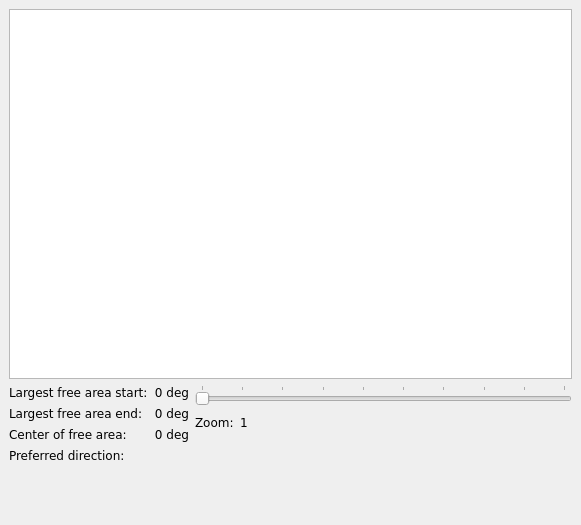
   <widget class="QDockWidget" name="dockLaser" >
    <property name="geometry" >
     <rect>
      <x>400</x>
      <y>0</y>
      <width>581</width>
      <height>525</height>
     </rect>
    </property>
    <property name="windowTitle" >
     <string>Laser</string>
    </property>
    <widget class="QWidget" name="dockWidgetContents" >
     <layout class="QGridLayout" name="gridLayout_15" >
      <item row="0" column="0" >
       <layout class="QVBoxLayout" name="verticalLayout_10" >
        <item>
         <widget class="QGraphicsView" name="graphicsViewLaser_2" >
          <property name="sizePolicy" >
           <sizepolicy vsizetype="MinimumExpanding" hsizetype="MinimumExpanding" >
            <horstretch>0</horstretch>
            <verstretch>0</verstretch>
           </sizepolicy>
          </property>
          <property name="minimumSize" >
           <size>
            <width>370</width>
            <height>370</height>
           </size>
          </property>
          <property name="font" >
           <font>
            <family>Verdana</family>
           </font>
          </property>
          <property name="cursor" stdset="0" >
           <cursorShape>OpenHandCursor</cursorShape>
          </property>
          <property name="mouseTracking" >
           <bool>true</bool>
          </property>
          <property name="statusTip" >
           <string>Robot can be dragged with the mouse!</string>
          </property>
          <property name="alignment" >
           <set>Qt::AlignLeading|Qt::AlignLeft|Qt::AlignTop</set>
          </property>
          <property name="dragMode" >
           <enum>QGraphicsView::ScrollHandDrag</enum>
          </property>
         </widget>
        </item>
        <item>
         <layout class="QGridLayout" name="gridLayout_12" >
          <item row="0" column="0" >
           <layout class="QVBoxLayout" name="nam1_2" >
            <item>
             <layout class="QHBoxLayout" name="_8" >
              <item>
               <widget class="QLabel" name="label18_8" >
                <property name="font" >
                 <font>
                  <family>Verdana</family>
                 </font>
                </property>
                <property name="text" >
                 <string>Largest free area start:</string>
                </property>
               </widget>
              </item>
              <item>
               <widget class="QLabel" name="lblLaserFrontFreeStart_2" >
                <property name="font" >
                 <font>
                  <family>Verdana</family>
                 </font>
                </property>
                <property name="text" >
                 <string>0 deg</string>
                </property>
                <property name="alignment" >
                 <set>Qt::AlignRight|Qt::AlignTrailing|Qt::AlignVCenter</set>
                </property>
               </widget>
              </item>
             </layout>
            </item>
            <item>
             <layout class="QHBoxLayout" name="_9" >
              <item>
               <widget class="QLabel" name="label18_9" >
                <property name="font" >
                 <font>
                  <family>Verdana</family>
                 </font>
                </property>
                <property name="text" >
                 <string>Largest free area end:</string>
                </property>
               </widget>
              </item>
              <item>
               <widget class="QLabel" name="lblLaserFrontFreeEnd_2" >
                <property name="font" >
                 <font>
                  <family>Verdana</family>
                 </font>
                </property>
                <property name="text" >
                 <string>0 deg</string>
                </property>
                <property name="alignment" >
                 <set>Qt::AlignRight|Qt::AlignTrailing|Qt::AlignVCenter</set>
                </property>
               </widget>
              </item>
             </layout>
            </item>
            <item>
             <layout class="QHBoxLayout" name="_10" >
              <item>
               <widget class="QLabel" name="label18_10" >
                <property name="font" >
                 <font>
                  <family>Verdana</family>
                 </font>
                </property>
                <property name="text" >
                 <string>Center of free area:</string>
                </property>
               </widget>
              </item>
              <item>
               <widget class="QLabel" name="lblLaserFrontFreeCenter_2" >
                <property name="font" >
                 <font>
                  <family>Verdana</family>
                 </font>
                </property>
                <property name="text" >
                 <string>0 deg</string>
                </property>
                <property name="alignment" >
                 <set>Qt::AlignRight|Qt::AlignTrailing|Qt::AlignVCenter</set>
                </property>
               </widget>
              </item>
             </layout>
            </item>
            <item>
             <layout class="QHBoxLayout" name="_11" >
              <item>
               <widget class="QLabel" name="label18_11" >
                <property name="font" >
                 <font>
                  <family>Verdana</family>
                 </font>
                </property>
                <property name="text" >
                 <string>Preferred direction:</string>
                </property>
               </widget>
              </item>
              <item>
               <widget class="QLabel" name="lblPreferredDirection_2" >
                <property name="sizePolicy" >
                 <sizepolicy vsizetype="Fixed" hsizetype="Fixed" >
                  <horstretch>0</horstretch>
                  <verstretch>0</verstretch>
                 </sizepolicy>
                </property>
                <property name="font" >
                 <font>
                  <family>Verdana</family>
                 </font>
                </property>
                <property name="pixmap" >
                 <pixmap resource="../direcs.qrc" >:/images/images/middle.png</pixmap>
                </property>
                <property name="scaledContents" >
                 <bool>true</bool>
                </property>
               </widget>
              </item>
             </layout>
            </item>
            <item>
             <spacer>
              <property name="orientation" >
               <enum>Qt::Vertical</enum>
              </property>
              <property name="sizeHint" stdset="0" >
               <size>
                <width>20</width>
                <height>16</height>
               </size>
              </property>
             </spacer>
            </item>
           </layout>
          </item>
          <item row="0" column="1" >
           <layout class="QVBoxLayout" name="name2_2" >
            <item>
             <widget class="QSlider" name="sliderZoom_2" >
              <property name="font" >
               <font>
                <family>Verdana</family>
               </font>
              </property>
              <property name="minimum" >
               <number>1</number>
              </property>
              <property name="maximum" >
               <number>10</number>
              </property>
              <property name="pageStep" >
               <number>1</number>
              </property>
              <property name="value" >
               <number>1</number>
              </property>
              <property name="sliderPosition" >
               <number>1</number>
              </property>
              <property name="tracking" >
               <bool>false</bool>
              </property>
              <property name="orientation" >
               <enum>Qt::Horizontal</enum>
              </property>
              <property name="tickPosition" >
               <enum>QSlider::TicksAbove</enum>
              </property>
              <property name="tickInterval" >
               <number>1</number>
              </property>
             </widget>
            </item>
            <item>
             <layout class="QHBoxLayout" name="_12" >
              <item>
               <layout class="QHBoxLayout" name="_13" >
                <item>
                 <widget class="QLabel" name="label_34" >
                  <property name="font" >
                   <font>
                    <family>Verdana</family>
                   </font>
                  </property>
                  <property name="text" >
                   <string>Zoom:</string>
                  </property>
                 </widget>
                </item>
                <item>
                 <widget class="QLabel" name="labelLaserTop_2" >
                  <property name="font" >
                   <font>
                    <family>Verdana</family>
                   </font>
                  </property>
                  <property name="text" >
                   <string>1</string>
                  </property>
                 </widget>
                </item>
               </layout>
              </item>
              <item>
               <spacer>
                <property name="orientation" >
                 <enum>Qt::Horizontal</enum>
                </property>
                <property name="sizeHint" stdset="0" >
                 <size>
                  <width>41</width>
                  <height>22</height>
                 </size>
                </property>
               </spacer>
              </item>
             </layout>
            </item>
            <item>
             <spacer>
              <property name="orientation" >
               <enum>Qt::Vertical</enum>
              </property>
              <property name="sizeHint" stdset="0" >
               <size>
                <width>159</width>
                <height>51</height>
               </size>
              </property>
             </spacer>
            </item>
           </layout>
          </item>
         </layout>
        </item>
       </layout>
      </item>
     </layout>
    </widget>
   </widget>
